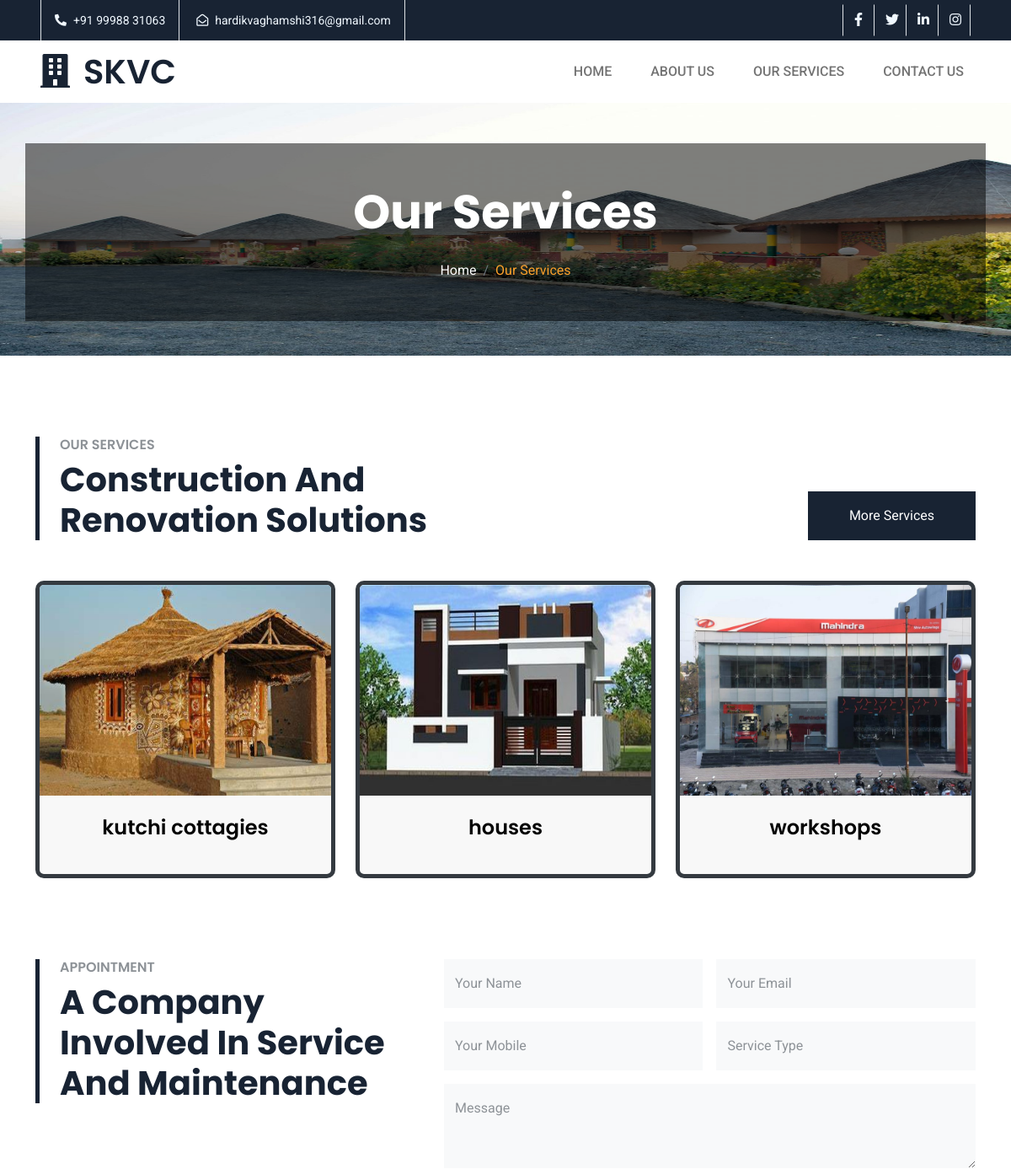
/services/ (upper part), run on an earlier commit of the app's database.
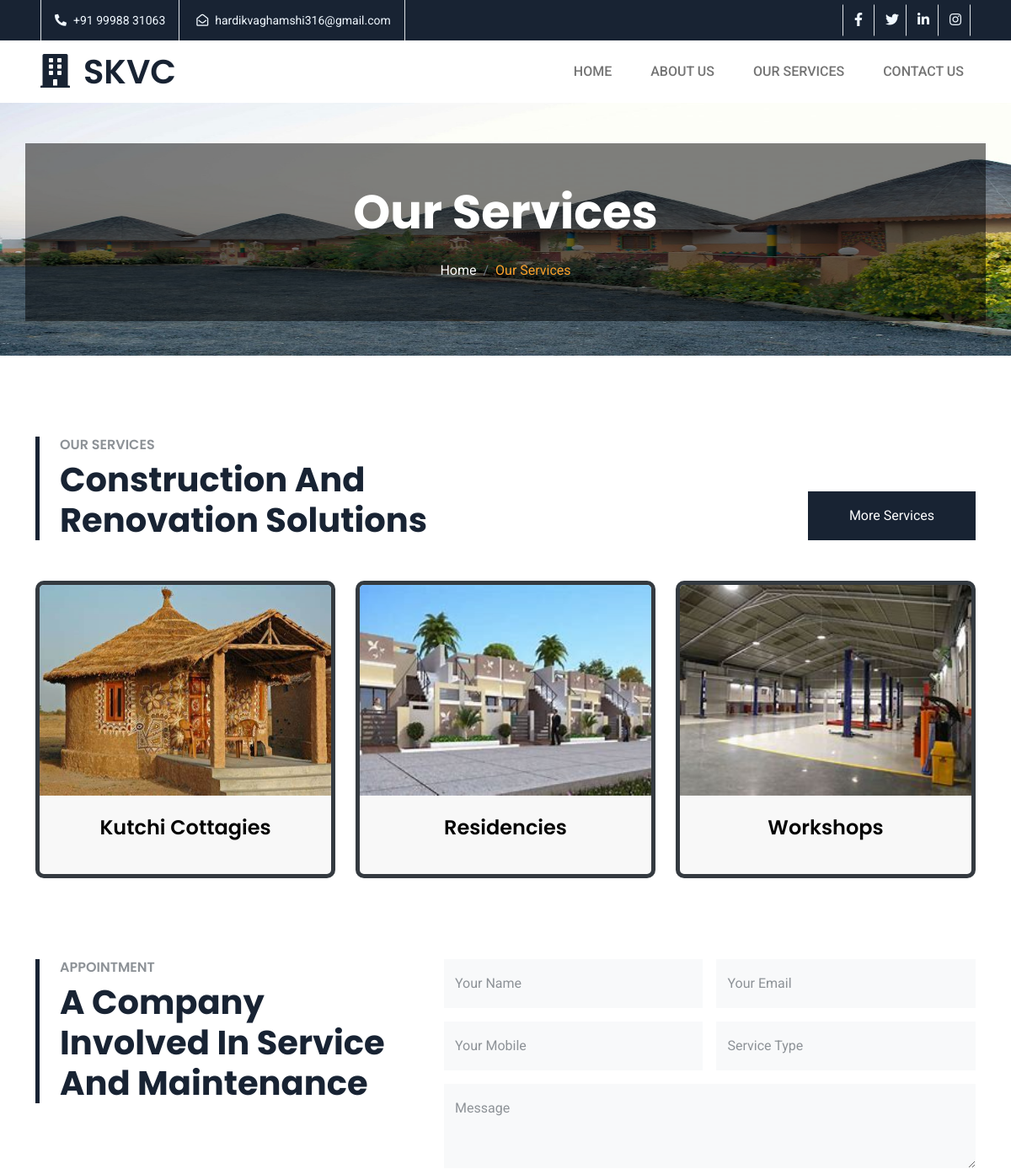
And on a later commit of the database.
### SKVC/models.py (models this page shows, shortened)
class Service(models.Model):
    service_id = models.CharField(max_length=20, unique=True)
    title = models.CharField(max_length=255)
    description = models.TextField()
    image = models.ImageField(upload_to='service_images/')

### SKVC/views.py (the view)
# urls.py: path('services/', service, name='service'),
def service(request):
    services = Service.objects.all()
    return render(request, 'service.html', {'services': services})

### SKVC/templates/service.html (shortened to what the changed rows need)
{% extends 'BASE.html' %}
{% load static  %}
{% block content %}
    <div class="container-fluid page-header py-5 mb-5 wow fadeIn" data-wow-delay="0.1s" style=" height: 300px; background-image: url('/static/img/bhunga.jpg'); background-size: 100% 100%;">
        <div class="container text-center py-5" style="background-color: rgba(0, 0, 0, 0.5);">
            <h1 class="display-4 text-white animated slideInDown mb-4">Our Services</h1>
        </div>
    </div>
  <div class="container-xxl py-5">
    <div class="container">
        <div class="row  align-items-end mb-5" >
            <div class="col-lg-6 wow fadeInUp" data-wow-delay="0.1s"style="color:rgb(0, 0, 0)">
                <div class="border-start border-5 border-dark ps-4">
                    <h1 class="display-6 mb-0">Construction And Renovation Solutions</h1>
                </div>
            </div>
        </div>
        <div class="row g-4 justify-content-center">
            {% for service in services %}
                <div class="col-lg-4 col-md-6 wow fadeInUp" data-wow-delay="{% cycle '0.3s' '0.1s' %}">
                    <div class="service-item  overflow-hidden h-100" style="background-color: #f8f8f8;border-color: #343a40;" >
                        <a href="{% url 'service_detail' pk=service.pk %}">
                            <img src="{{ MEDIA_URL }}{{ service.image.url }}" alt="{{ service.title }}" style="width: 100%;height: 250px;">
                        </a>
                        <div class="service-text position-relative text-center h-100 p-4"style = "border-top: 2px;border-color: #d9d9d9;">
                            <h5 class="mb-3" style="color: rgb(3, 3, 3); ">{{ service.title }}</h5>
                        </div>
                    </div>
                </div>
            {% endfor %}
        </div>
    </div>
</div>
  <div class="container-xxl py-5">
    <div class="container">
        <div class="row g-5">
            <div class="col-lg-5 col-md-6 wow fadeInUp" data-wow-delay="0.1s">
                <div class="border-start border-5 border-dark ps-4 mb-5">
                    <h1 class="display-6 mb-0">A Company Involved In Service And Maintenance</h1>
                </div>
            </div>
        </div>
    </div>
  </div>
{% endblock %}

What changed in the data, as far as the page shows it:
removed Service: image (picture), title "houses"
changed Service: title "kutchi cottagies" → "Kutchi Cottagies"
added Service: image (picture), title "Residencies"
changed Service: image: a different picture; title "workshops" → "Workshops"
